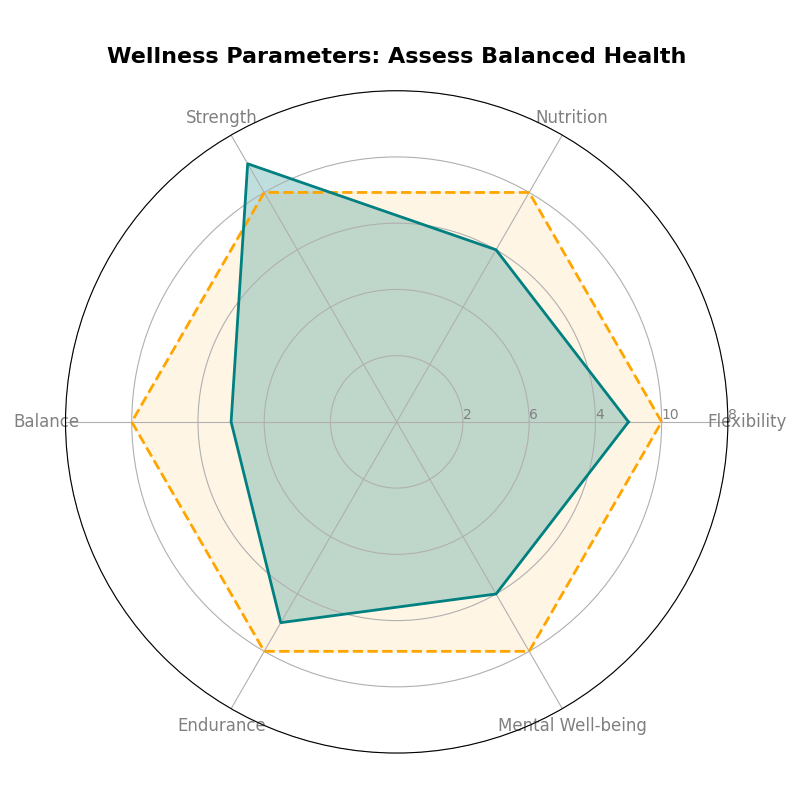

This figure's Python source:
import matplotlib.pyplot as plt
import numpy as np

metrics = ['Flexibility', 'Nutrition', 'Strength', 'Balance', 'Endurance', 'Mental Well-being']
ideal_plan = [8, 8, 8, 8, 8, 8]
current_plan = [7, 6, 9, 5, 7, 6]

num_vars = len(metrics)
angles = np.linspace(0, 2 * np.pi, num_vars, endpoint=False).tolist()

ideal_plan += ideal_plan[:1]
current_plan += current_plan[:1]
angles += angles[:1]

fig, ax = plt.subplots(figsize=(8, 8), subplot_kw=dict(polar=True))

plt.xticks(angles[:-1], metrics, color='grey', size=12)
ax.set_rlabel_position(0)
plt.yticks([2, 4, 6, 8, 10], ["2", "6", "4", "10", "8"], color="grey", size=10)
plt.ylim(0, 10)

# Swapped colors between the ideal_plan and current_plan
ax.plot(angles, ideal_plan, color='orange', linewidth=2, linestyle='dashed')
ax.fill(angles, ideal_plan, color='orange', alpha=0.1)

ax.plot(angles, current_plan, color='teal', linewidth=2, linestyle='solid')
ax.fill(angles, current_plan, color='teal', alpha=0.25)

plt.title("Wellness Parameters: Assess Balanced Health", size=16, color='black', weight='bold', pad=20)

plt.tight_layout()
plt.show()
